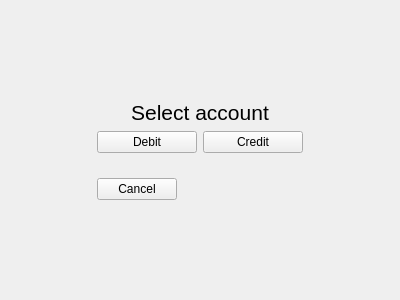
<?xml version="1.0" encoding="UTF-8"?>
<ui version="4.0">
 <class>Login</class>
 <widget class="QWidget" name="Login">
  <property name="geometry">
   <rect>
    <x>0</x>
    <y>0</y>
    <width>400</width>
    <height>300</height>
   </rect>
  </property>
  <property name="windowTitle">
   <string>Form</string>
  </property>
  <layout class="QGridLayout" name="gridLayout">
   <item row="0" column="1">
    <spacer name="verticalSpacer">
     <property name="orientation">
      <enum>Qt::Vertical</enum>
     </property>
     <property name="sizeHint" stdset="0">
      <size>
       <width>20</width>
       <height>87</height>
      </size>
     </property>
    </spacer>
   </item>
   <item row="1" column="1">
    <widget class="QStackedWidget" name="stackedWidget_loginContainer">
     <property name="currentIndex">
      <number>2</number>
     </property>
     <widget class="QWidget" name="page_insertCard">
      <layout class="QGridLayout" name="gridLayout_3">
       <item row="0" column="1">
        <layout class="QHBoxLayout" name="horizontalLayout_2">
         <item>
          <spacer name="horizontalSpacer_4">
           <property name="orientation">
            <enum>Qt::Horizontal</enum>
           </property>
           <property name="sizeHint" stdset="0">
            <size>
             <width>40</width>
             <height>20</height>
            </size>
           </property>
          </spacer>
         </item>
         <item>
          <widget class="QLabel" name="label_insertCard">
           <property name="font">
            <font>
             <pointsize>16</pointsize>
            </font>
           </property>
           <property name="text">
            <string>Insert card</string>
           </property>
          </widget>
         </item>
         <item>
          <spacer name="horizontalSpacer_5">
           <property name="orientation">
            <enum>Qt::Horizontal</enum>
           </property>
           <property name="sizeHint" stdset="0">
            <size>
             <width>40</width>
             <height>20</height>
            </size>
           </property>
          </spacer>
         </item>
        </layout>
       </item>
      </layout>
     </widget>
     <widget class="QWidget" name="page_enterPin">
      <layout class="QGridLayout" name="gridLayout_2">
       <item row="0" column="0">
        <layout class="QVBoxLayout" name="verticalLayout">
         <item>
          <widget class="QLineEdit" name="lineEdit_pin">
           <property name="font">
            <font>
             <pointsize>16</pointsize>
            </font>
           </property>
           <property name="inputMask">
            <string/>
           </property>
           <property name="maxLength">
            <number>4</number>
           </property>
           <property name="frame">
            <bool>true</bool>
           </property>
           <property name="echoMode">
            <enum>QLineEdit::Password</enum>
           </property>
           <property name="alignment">
            <set>Qt::AlignCenter</set>
           </property>
           <property name="placeholderText">
            <string>PIN</string>
           </property>
          </widget>
         </item>
         <item>
          <layout class="QHBoxLayout" name="horizontalLayout">
           <item>
            <widget class="QPushButton" name="pushButton_cancelEnterPin">
             <property name="text">
              <string>Cancel</string>
             </property>
            </widget>
           </item>
           <item>
            <spacer name="horizontalSpacer_3">
             <property name="orientation">
              <enum>Qt::Horizontal</enum>
             </property>
             <property name="sizeHint" stdset="0">
              <size>
               <width>40</width>
               <height>20</height>
              </size>
             </property>
            </spacer>
           </item>
           <item>
            <widget class="QPushButton" name="pushButton_login">
             <property name="text">
              <string>Login</string>
             </property>
            </widget>
           </item>
          </layout>
         </item>
        </layout>
       </item>
      </layout>
     </widget>
     <widget class="QWidget" name="page_selectAccount">
      <property name="sizePolicy">
       <sizepolicy hsizetype="Preferred" vsizetype="Preferred">
        <horstretch>0</horstretch>
        <verstretch>0</verstretch>
       </sizepolicy>
      </property>
      <layout class="QGridLayout" name="gridLayout_4">
       <item row="0" column="0">
        <layout class="QVBoxLayout" name="verticalLayout_4" stretch="0,0,0,0,0,0">
         <property name="spacing">
          <number>6</number>
         </property>
         <property name="sizeConstraint">
          <enum>QLayout::SetDefaultConstraint</enum>
         </property>
         <item>
          <spacer name="verticalSpacer_5">
           <property name="orientation">
            <enum>Qt::Vertical</enum>
           </property>
           <property name="sizeHint" stdset="0">
            <size>
             <width>20</width>
             <height>40</height>
            </size>
           </property>
          </spacer>
         </item>
         <item>
          <widget class="QLabel" name="label_selectAccount">
           <property name="sizePolicy">
            <sizepolicy hsizetype="Preferred" vsizetype="Preferred">
             <horstretch>0</horstretch>
             <verstretch>0</verstretch>
            </sizepolicy>
           </property>
           <property name="font">
            <font>
             <pointsize>16</pointsize>
            </font>
           </property>
           <property name="text">
            <string>Select account</string>
           </property>
           <property name="alignment">
            <set>Qt::AlignCenter</set>
           </property>
          </widget>
         </item>
         <item>
          <layout class="QHBoxLayout" name="horizontalLayout_6">
           <item>
            <widget class="QPushButton" name="pushButton_debit">
             <property name="text">
              <string>Debit</string>
             </property>
            </widget>
           </item>
           <item>
            <widget class="QPushButton" name="pushButton_credit">
             <property name="text">
              <string>Credit</string>
             </property>
            </widget>
           </item>
          </layout>
         </item>
         <item>
          <spacer name="verticalSpacer_4">
           <property name="orientation">
            <enum>Qt::Vertical</enum>
           </property>
           <property name="sizeType">
            <enum>QSizePolicy::Maximum</enum>
           </property>
           <property name="sizeHint" stdset="0">
            <size>
             <width>20</width>
             <height>30</height>
            </size>
           </property>
          </spacer>
         </item>
         <item>
          <layout class="QHBoxLayout" name="horizontalLayout_3">
           <item>
            <widget class="QPushButton" name="pushButton_cancelSelectAccunt">
             <property name="text">
              <string>Cancel</string>
             </property>
            </widget>
           </item>
           <item>
            <spacer name="horizontalSpacer_6">
             <property name="orientation">
              <enum>Qt::Horizontal</enum>
             </property>
             <property name="sizeHint" stdset="0">
              <size>
               <width>40</width>
               <height>20</height>
              </size>
             </property>
            </spacer>
           </item>
          </layout>
         </item>
         <item>
          <spacer name="verticalSpacer_3">
           <property name="orientation">
            <enum>Qt::Vertical</enum>
           </property>
           <property name="sizeHint" stdset="0">
            <size>
             <width>20</width>
             <height>40</height>
            </size>
           </property>
          </spacer>
         </item>
        </layout>
       </item>
      </layout>
     </widget>
    </widget>
   </item>
   <item row="2" column="1">
    <spacer name="verticalSpacer_2">
     <property name="orientation">
      <enum>Qt::Vertical</enum>
     </property>
     <property name="sizeHint" stdset="0">
      <size>
       <width>20</width>
       <height>87</height>
      </size>
     </property>
    </spacer>
   </item>
   <item row="1" column="2">
    <spacer name="horizontalSpacer_2">
     <property name="orientation">
      <enum>Qt::Horizontal</enum>
     </property>
     <property name="sizeHint" stdset="0">
      <size>
       <width>67</width>
       <height>20</height>
      </size>
     </property>
    </spacer>
   </item>
   <item row="1" column="0">
    <spacer name="horizontalSpacer">
     <property name="orientation">
      <enum>Qt::Horizontal</enum>
     </property>
     <property name="sizeHint" stdset="0">
      <size>
       <width>67</width>
       <height>20</height>
      </size>
     </property>
    </spacer>
   </item>
  </layout>
 </widget>
 <resources/>
 <connections/>
</ui>
